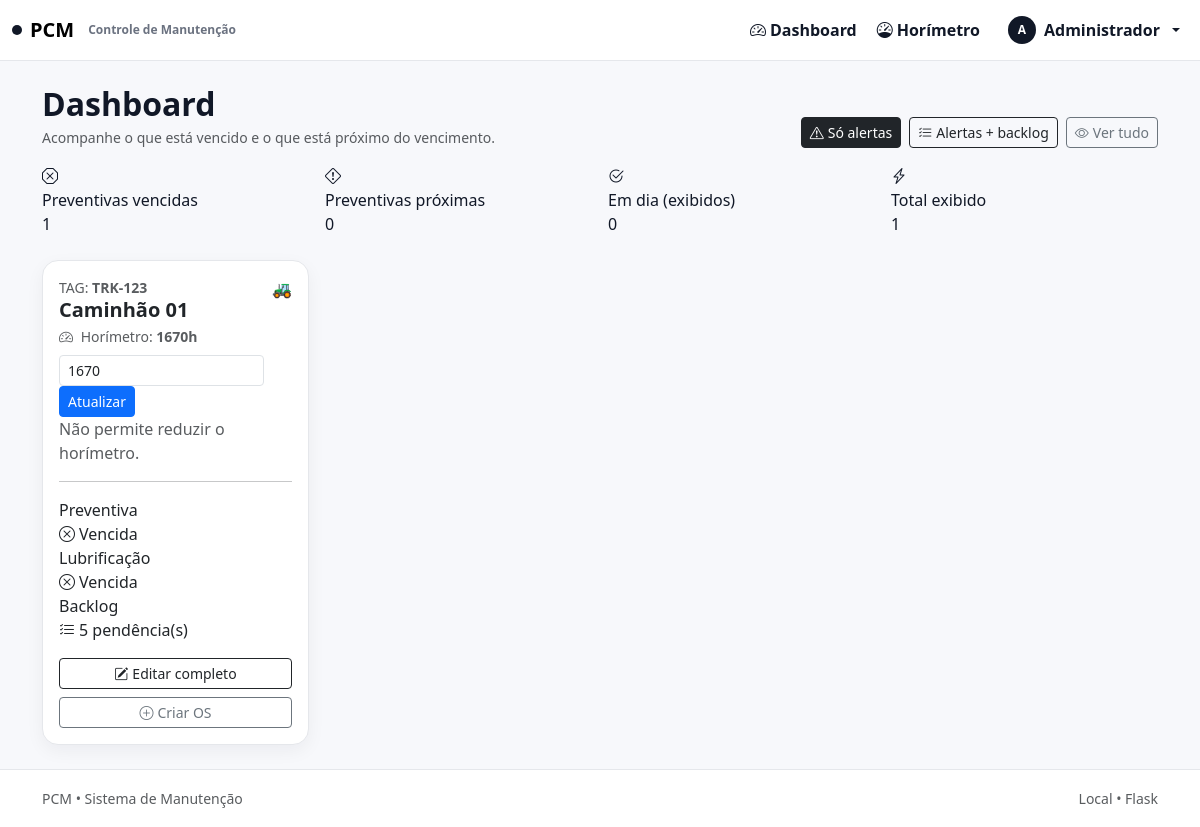
The page / (signed in) on the database its author committed.
### app/models.py (models this page shows, shortened)
class User(UserMixin, db.Model):
    __tablename__ = "users"
    id = db.Column(db.Integer, primary_key=True)
    name = db.Column(db.String(120), nullable=False)
    email = db.Column(db.String(180), unique=True, nullable=False, index=True)
    password_hash = db.Column(db.String(255), nullable=False)
    role = db.Column(db.String(20), nullable=False, default="user")  # user/admin
    is_active = db.Column(db.Boolean, nullable=False, default=True)
    created_at = db.Column(db.DateTime, nullable=False, default=datetime.utcnow)

class Equipment(db.Model):
    __tablename__ = "equipamentos"
    id = db.Column(db.Integer, primary_key=True)
    nome = db.Column(db.String(120), nullable=False)
    codigo = db.Column(db.String(60), nullable=False, unique=True)  # TAG
    tipo = db.Column(db.String(60), nullable=True)
    horimetro_atual = db.Column(db.Integer, nullable=False, default=0)
    ativo = db.Column(db.Boolean, nullable=False, default=True)
    created_at = db.Column(db.DateTime, nullable=False, default=datetime.utcnow)
    def open_backlog_count(self) -> int:
        from .models import WorkOrder  # evita circular
        return (
            WorkOrder.query.filter_by(equipamento_id=self.id)
            .filter(WorkOrder.status.in_(OPEN_OS_STATUSES))
            .count()
        )

### app/main/routes.py (the view)
@bp.route("/")
@login_required
def dashboard():
    equipamentos = Equipment.query.filter_by(ativo=True).order_by(Equipment.nome.asc()).all()
    default_alert = 20
    filtro = request.args.get("filtro", "alertas")
    cards = []
    total_vencidas = 0
    total_proximas = 0
    total_em_dia = 0
    for e in equipamentos:
        planos_prev = [p for p in e.planos if p.tipo == PlanType.PREVENTIVA.value]
        planos_lub = [p for p in e.planos if p.tipo == PlanType.LUBRIFICACAO.value]
        def summarize(plans):
            if not plans:
                return {"status": "SEM_PLANO", "faltam": None, "texto": "Sem plano"}
            remaining_list = [(p, p.remaining_hours(e.horimetro_atual)) for p in plans]
            p_min, faltam_min = sorted(remaining_list, key=lambda x: x[1])[0]
            status = p_min.status(e.horimetro_atual, default_alert=default_alert)
            if status == "VENCIDA":
                return {"status": "VENCIDA", "faltam": faltam_min, "texto": "Vencida!"}
            if status == "PROXIMA":
                return {"status": "PROXIMA", "faltam": faltam_min, "texto": f"{faltam_min} horas"}
            return {"status": "EM_DIA", "faltam": faltam_min, "texto": f"{faltam_min} horas"}
        prev = summarize(planos_prev)
        lub = summarize(planos_lub)
        backlog = e.open_backlog_count()
        is_prev_alert = prev["status"] in ("VENCIDA", "PROXIMA")
        is_backlog_alert = backlog > 0
        if filtro == "alertas":
            if not is_prev_alert:
                continue
        elif filtro == "alertas_e_backlog":
            if not (is_prev_alert or is_backlog_alert):
                continue
        elif filtro == "all":
            pass
        if prev["status"] == "VENCIDA":
            total_vencidas += 1
        elif prev["status"] == "PROXIMA":
            total_proximas += 1
        else:
            total_em_dia += 1
        cards.append({"equip": e, "prev": prev, "lub": lub, "backlog": backlog})
    return render_template(
        "dashboard.html",
        cards=cards,
        total_vencidas=total_vencidas,
        total_proximas=total_proximas,
        total_em_dia=total_em_dia,
        filtro=filtro,
    )

### app/__init__.py (called while the page is built)
def create_app():
    app = Flask(__name__)
    app.config.from_object(Config)
    db.init_app(app)
    csrf.init_app(app)
    login_manager.init_app(app)
    login_manager.login_view = "auth.login"  # redireciona pra login se não estiver logado
    @login_manager.user_loader
    def load_user(user_id: str):
        return User.query.get(int(user_id))
    from .auth import bp as auth_bp
    from .main import bp as main_bp
    app.register_blueprint(auth_bp)
    app.register_blueprint(main_bp)
    return app

### app/models.py (called while the page is built)
    def remaining_hours(self, horimetro_atual: int) -> int:
        return (self.ultima_execucao_horimetro + self.intervalo_horas) - horimetro_atual

    def status(self, horimetro_atual: int, default_alert: int = 20) -> str:
        faltam = self.remaining_hours(horimetro_atual)
        alert = self.alerta_horas if self.alerta_horas is not None else default_alert
        if faltam <= 0:
            return "VENCIDA"
        if faltam <= alert:
            return "PROXIMA"
        return "EM_DIA"

### app/templates/dashboard.html (shortened to what this page needs)
{% extends "base.html" %}
{% block content %}
<div class="d-flex flex-wrap justify-content-between align-items-end gap-2 mb-3">
  <div>
    <h2 class="mb-1 fw-bold">Dashboard</h2>
    <div class="text-muted small">Acompanhe o que está vencido e o que está próximo do vencimento.</div>
  </div>
  <div class="d-flex gap-2 flex-wrap">
    <a class="btn btn-sm {{ 'btn-dark' if filtro=='alertas' else 'btn-outline-dark' }}"
       href="{{ url_for('dashboard', filtro='alertas') }}">
      <i class="bi bi-exclamation-triangle me-1"></i>Só alertas
    </a>
    <a class="btn btn-sm {{ 'btn-dark' if filtro=='alertas_e_backlog' else 'btn-outline-dark' }}"
       href="{{ url_for('dashboard', filtro='alertas_e_backlog') }}">
      <i class="bi bi-list-check me-1"></i>Alertas + backlog
    </a>
    <a class="btn btn-sm {{ 'btn-secondary' if filtro=='all' else 'btn-outline-secondary' }}"
       href="{{ url_for('dashboard', filtro='all') }}">
      <i class="bi bi-eye me-1"></i>Ver tudo
    </a>
  </div>
</div>
<div class="row g-3 mb-4">
  <div class="col-12 col-md-3">
    <div class="kpi kpi-danger">
      <div class="kpi-icon"><i class="bi bi-x-octagon"></i></div>
      <div>
        <div class="kpi-label">Preventivas vencidas</div>
        <div class="kpi-value">{{ total_vencidas }}</div>
      </div>
    </div>
  </div>
  <div class="col-12 col-md-3">
    <div class="kpi kpi-warning">
      <div class="kpi-icon"><i class="bi bi-exclamation-diamond"></i></div>
      <div>
        <div class="kpi-label">Preventivas próximas</div>
        <div class="kpi-value">{{ total_proximas }}</div>
      </div>
    </div>
  </div>
  <div class="col-12 col-md-3">
    <div class="kpi kpi-success">
      <div class="kpi-icon"><i class="bi bi-check2-circle"></i></div>
      <div>
        <div class="kpi-label">Em dia (exibidos)</div>
        <div class="kpi-value">{{ total_em_dia }}</div>
      </div>
    </div>
  </div>
  <div class="col-12 col-md-3">
    <div class="kpi kpi-neutral">
      <div class="kpi-icon"><i class="bi bi-lightning-charge"></i></div>
      <div>
        <div class="kpi-label">Total exibido</div>
        <div class="kpi-value">{{ cards|length }}</div>
      </div>
    </div>
  </div>
</div>
<div class="row g-3">
  {% for c in cards %}
  <div class="col-12 col-md-6 col-lg-4 col-xl-3">
    <div class="card card-min h-100">
      <div class="card-body">
        <div class="d-flex justify-content-between align-items-start gap-2">
          <div>
            <div class="text-muted small">
              TAG: <span class="fw-semibold">{{ c.equip.codigo }}</span>
            </div>
            <h5 class="fw-bold mb-1">{{ c.equip.nome }}</h5>
            <div class="small text-muted">
              <i class="bi bi-speedometer2 me-1"></i>
              Horímetro: <span class="fw-semibold">{{ c.equip.horimetro_atual }}h</span>
            </div>
            <form class="hori-form mt-2" method="post"
                  action="{{ url_for('equipamento_atualizar_horimetro', equip_id=c.equip.id) }}?filtro={{ filtro }}">
              <input class="form-control form-control-sm"
                     type="number"
                     name="horimetro_atual"
                     value="{{ c.equip.horimetro_atual }}"
                     min="{{ c.equip.horimetro_atual }}"
                     required>
              <button class="btn btn-sm btn-primary" type="submit">
                Atualizar
              </button>
            </form>
            <div class="text-muted mini-hint">Não permite reduzir o horímetro.</div>
          </div>
          <div class="equip-ico">🚜</div>
        </div>
        <hr class="my-3">
        <div class="status-line">
          <div class="status-label">Preventiva</div>
          {% if c.prev.status == "VENCIDA" %}
            <span class="chip chip-danger"><i class="bi bi-x-circle me-1"></i>Vencida</span>
          {% elif c.prev.status == "PROXIMA" %}
            <span class="chip chip-warning"><i class="bi bi-exclamation-circle me-1"></i>{{ c.prev.texto }}</span>
          {% elif c.prev.status == "EM_DIA" %}
            <span class="chip chip-success"><i class="bi bi-check-circle me-1"></i>{{ c.prev.texto }}</span>
          {% else %}
            <span class="chip chip-neutral"><i class="bi bi-info-circle me-1"></i>Sem plano</span>
          {% endif %}
        </div>
        <div class="status-line">
          <div class="status-label">Lubrificação</div>
          {% if c.lub.status == "VENCIDA" %}
            <span class="chip chip-danger"><i class="bi bi-x-circle me-1"></i>Vencida</span>
          {% elif c.lub.status == "PROXIMA" %}
            <span class="chip chip-warning"><i class="bi bi-exclamation-circle me-1"></i>{{ c.lub.texto }}</span>
          {% elif c.lub.status == "EM_DIA" %}
            <span class="chip chip-success"><i class="bi bi-check-circle me-1"></i>{{ c.lub.texto }}</span>
          {% else %}
            <span class="chip chip-neutral"><i class="bi bi-info-circle me-1"></i>Sem plano</span>
          {% endif %}
        </div>
        <div class="status-line">
          <div class="status-label">Backlog</div>
          {% if c.backlog == 0 %}
            <span class="chip chip-success"><i class="bi bi-check2 me-1"></i>Sem pendências</span>
          {% else %}
            <span class="chip chip-neutral"><i class="bi bi-list-check me-1"></i>{{ c.backlog }} pendência(s)</span>
          {% endif %}
        </div>
        <div class="mt-3 d-grid gap-2">
          <a class="btn btn-sm btn-outline-dark" href="{{ url_for('equipamento_editar', equip_id=c.equip.id) }}">
            <i class="bi bi-pencil-square me-1"></i>Editar completo
          </a>
          <a class="btn btn-sm btn-outline-secondary" href="{{ url_for('os_nova') }}">
            <i class="bi bi-plus-circle me-1"></i>Criar OS
          </a>
        </div>
      </div>
    </div>
  </div>
  {% endfor %}
</div>
{% endblock %}

### app/templates/base.html (shortened to what this page needs)
<!doctype html>
<html lang="pt-br">
<head>
  <link href="https://cdn.jsdelivr.net/npm/bootstrap@5.3.3/dist/css/bootstrap.min.css" rel="stylesheet">
  <link href="https://cdn.jsdelivr.net/npm/bootstrap-icons@1.11.3/font/bootstrap-icons.min.css" rel="stylesheet">
  <link rel="stylesheet" href="{{ url_for('static', filename='css/style.css') }}">
</head>
<body class="bg-app">
<nav class="navbar navbar-expand-lg navbar-light nav-min">
  <div class="container-fluid">
    <a class="navbar-brand fw-bold d-flex align-items-center gap-2" href="{{ url_for('main.dashboard') }}">
      <span class="brand-mark"></span>
      PCM
      <span class="brand-sub">Controle de Manutenção</span>
    </a>
    <div class="collapse navbar-collapse" id="nav">
      <ul class="navbar-nav ms-auto align-items-lg-center gap-lg-1">
        {% if current_user.is_authenticated %}
          <li class="nav-item">
            <a class="nav-link" href="{{ url_for('main.dashboard') }}">
              <i class="bi bi-speedometer2 me-1"></i>Dashboard
            </a>
          </li>
          <li class="nav-item">
            <a class="nav-link" href="{{ url_for('main.horimetros') }}">
              <i class="bi bi-speedometer me-1"></i>Horímetro
            </a>
          </li>
          <li class="nav-item dropdown ms-lg-2">
            <a class="nav-link dropdown-toggle d-flex align-items-center gap-2" href="#" role="button" data-bs-toggle="dropdown">
              <span class="avatar">{{ (current_user.name[:1] if current_user.name else 'U')|upper }}</span>
              <span class="d-none d-lg-inline">{{ current_user.name }}</span>
            </a>
          </li>
        {% endif %}
      </ul>
    </div>
  </div>
</nav>
<main class="container py-4">
  {% block content %}{% endblock %}
</main>
<footer class="footer-min">
  <div class="container d-flex justify-content-between align-items-center gap-2 flex-wrap">
    <div class="text-muted small">PCM • Sistema de Manutenção</div>
    <div class="text-muted small">Local • Flask</div>
  </div>
</footer>
</body>
</html>

### static/css/style.css (style rules this page uses)
:root { --bg: #f7f8fb; --card: #ffffff; --text: #111827; --muted: #6b7280; --border: #e5e7eb; --shadow: 0 10px 25px rgba(17,24,39,.06); --shadow2: 0 6px 18px rgba(17,24,39,.05); --radius: 16px; }
.bg-app { background: var(--bg); color: var(--text); min-height: 100vh; }
.nav-min { background: #ffffff !important; border-bottom: 1px solid var(--border); }
.navbar .nav-link { color: #111827 !important; font-weight: 650; }
.navbar-brand .brand-sub { font-weight: 600; color: var(--muted); font-size: 12px; margin-left: 6px; }
.brand-mark { width: 10px; height: 10px; border-radius: 999px; background: #111827; display: inline-block; }
.avatar { width: 28px; height: 28px; border-radius: 999px; display: grid; place-items: center; font-weight: 800; background: #111827; color: #fff; font-size: 12px; }
.footer-min { padding: 18px 0; border-top: 1px solid var(--border); background: #ffffff; }
.card-min { border: 1px solid var(--border); border-radius: var(--radius); background: var(--card); box-shadow: var(--shadow2); }

### rows shown on the page
User: name "A", name "Administrador"
Equipment: equip.codigo "TRK-123", equip.nome "Caminhão 01", equip.horimetro_atual "1670", horimetro_atual "1670"

### other values the page prints
{{ total_vencidas }} "1"
{{ total_proximas }} "0"
{{ total_em_dia }} "0"
{{ cards|length }} "1"
{{ c.backlog }} "5"
